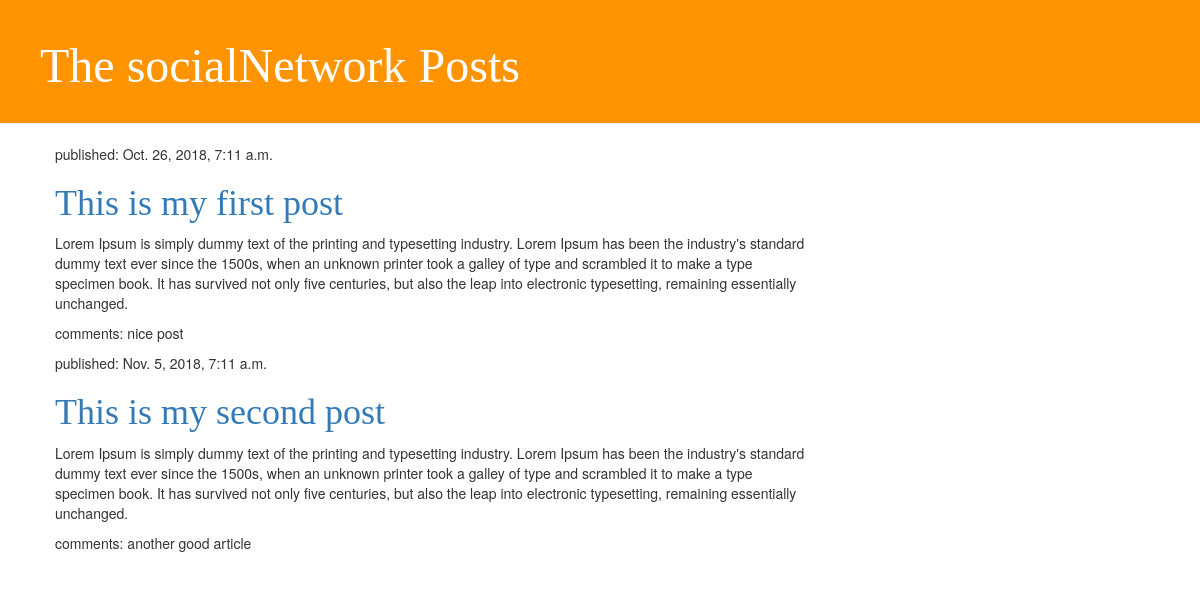
Screenshot of /socialNetwork/ with the database file from the repository.
### socialNetwork/models.py (models this page shows, shortened)
class Article(models.Model):
    user = models.ForeignKey('auth.User', on_delete=models.CASCADE)
    title = models.CharField(max_length=200)
    post = models.TextField()
    comment = models.CharField(max_length=200)
    created_date = models.DateTimeField(
            default=timezone.now)
    published_date = models.DateTimeField(
            blank=True, null=True)

### socialNetwork/views.py (the view)
# urls.py: path('', views.posts, name='posts'),
def posts(request):
    posts = Article.objects.filter(published_date__lte=timezone.now()).order_by('published_date')
    return render(request, 'socialNetwork/posts.html', {'posts': posts})

### socialNetwork/templates/socialNetwork/posts.html (shortened to what this page needs)
{% load static %}
<html>
    <head>
        <link rel="stylesheet" href="//maxcdn.bootstrapcdn.com/bootstrap/3.2.0/css/bootstrap.min.css">
        <link rel="stylesheet" href="//maxcdn.bootstrapcdn.com/bootstrap/3.2.0/css/bootstrap-theme.min.css">
        <link rel="stylesheet" href="{% static 'css/post.css' %}">
    </head>
    <body>
      <div class="page-header">
          <h1><a href="/">The socialNetwork Posts</a></h1>
      </div>
        <div class="content container">
            <div class="row">
                <div class="col-md-8">
{% for Article in posts %}
    <div>
        <p>published: {{ Article.published_date }}</p>
        <h1><a href="">{{ Article.title }}</a></h1>
        <p>{{ Article.post|linebreaksbr }}</p>
        <p>comments: {{ Article.comment|linebreaksbr }}</p>
    </div>
{% endfor %}
</body>
</html>

### rows the page displays
Article: published_date "Oct. 26, 2018, 7:11 a.m.", title "This is my first post", post "Lorem Ipsum is simply dummy text of the printing and typesetting industry. Lorem Ipsum has been the industry's standard dummy text ever since the 1500s, when an unknown printer took a galley of type and scrambled it to make a type specimen book. It has survived not only five centuries, but also the leap into electronic typesetting, remaining essentially unchanged.", comment "nice post"
Article: published_date "Nov. 5, 2018, 7:11 a.m.", title "This is my second post", post "Lorem Ipsum is simply dummy text of the printing and typesetting industry. Lorem Ipsum has been the industry's standard dummy text ever since the 1500s, when an unknown printer took a galley of type and scrambled it to make a type specimen book. It has survived not only five centuries, but also the leap into electronic typesetting, remaining essentially unchanged.", comment "another good article"
